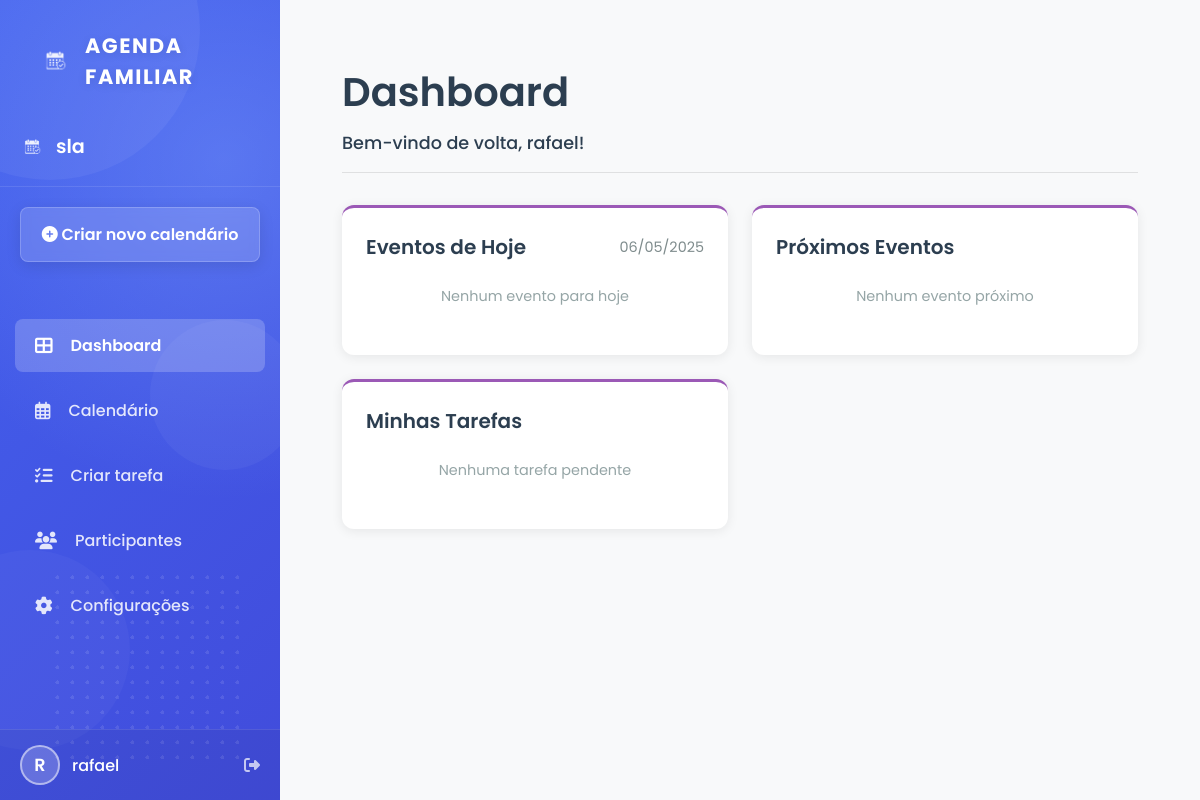
Before: /dashboard (signed in) with the older database file.
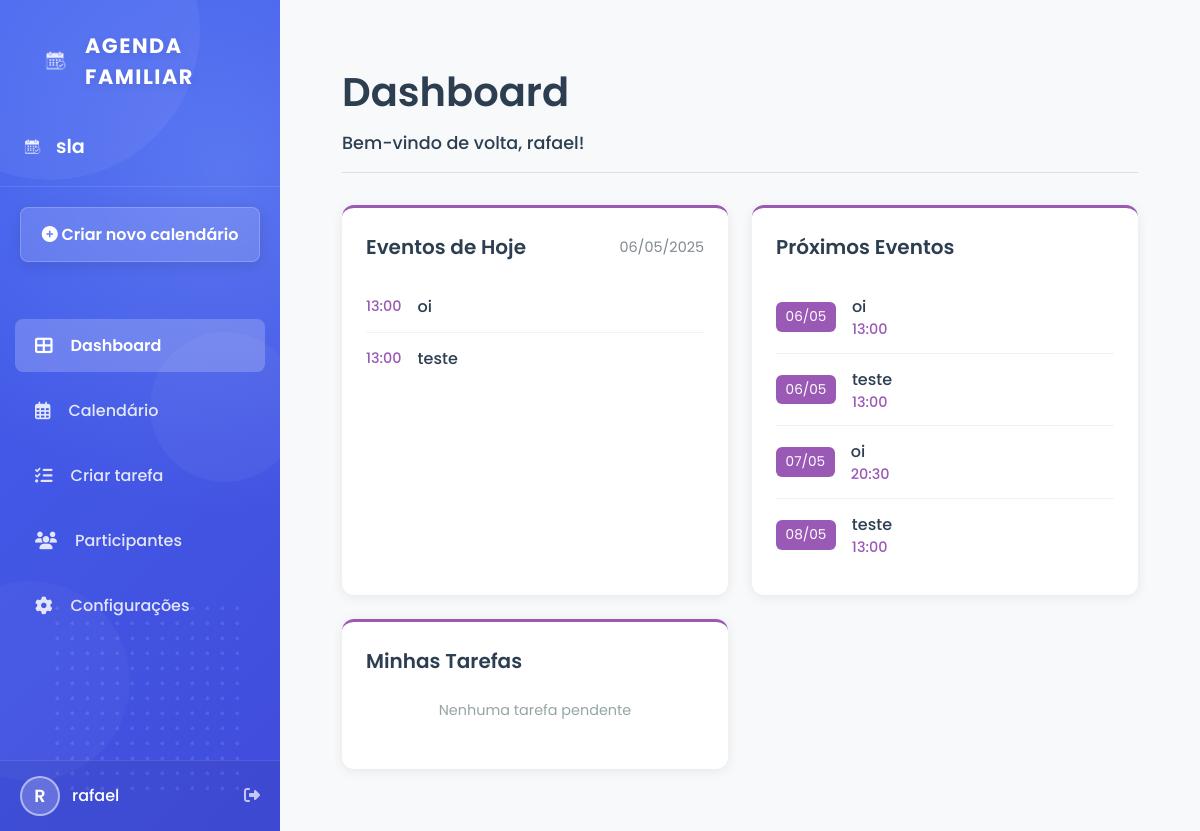
After: the same page with the newer database file.
### backend/models/models.py (models this page shows, shortened)
class Family(db.Model):
    id = db.Column(db.Integer, primary_key=True)
    name = db.Column(db.String(100), nullable=False)
    created_at = db.Column(db.DateTime, nullable=False, default=datetime.utcnow)
    admin_id = db.Column(db.Integer, db.ForeignKey('user.id'), nullable=False)
    members = db.relationship('User', backref='family', lazy=True, foreign_keys=[User.family_id])
    events = db.relationship('Event', backref='family', lazy=True)
    messages = db.relationship('Message', backref='family', lazy=True)
    admins = db.relationship('User', secondary=family_admins, backref='admin_families')

class User(db.Model, UserMixin):
    id = db.Column(db.Integer, primary_key=True)
    username = db.Column(db.String(50), nullable=False)
    email = db.Column(db.String(120), unique=True, nullable=False)
    password = db.Column(db.String(150), nullable=False)
    family_id = db.Column(db.Integer, db.ForeignKey('family.id'))
    events = db.relationship('Event', backref='creator', lazy=True)
    messages = db.relationship('Message', backref='author', lazy=True)

class Event(db.Model):
    id = db.Column(db.Integer, primary_key=True)
    title = db.Column(db.String(100), nullable=False)
    description = db.Column(db.Text, nullable=True)
    start_time = db.Column(db.DateTime, nullable=False)
    end_time = db.Column(db.DateTime, nullable=False)
    created_at = db.Column(db.DateTime, nullable=False, default=datetime.utcnow)
    user_id = db.Column(db.Integer, db.ForeignKey('user.id'), nullable=False)
    family_id = db.Column(db.Integer, db.ForeignKey('family.id'), nullable=False)

### backend/routes/routes.py (the view)
@main.route('/dashboard')
@login_required
def dashboard():
    if not current_user.family:
        flash('Você precisa pertencer a um grupo familiar para acessar o dashboard.')
        return redirect(url_for('main.calendar'))
    today = date.today()
    today_start = datetime.combine(today, datetime.min.time())
    today_end = datetime.combine(today, datetime.max.time())
    todays_events = Event.query.filter_by(family_id=current_user.family_id).filter(
        Event.start_time.between(today_start, today_end)
    ).all()
    week_end = today_start + timedelta(days=7)
    upcoming_events = Event.query.filter_by(family_id=current_user.family_id).filter(
        Event.start_time.between(today_start, week_end)
    ).order_by(Event.start_time).all()
    my_tasks = Task.query.filter_by(
        assigned_to_id=current_user.id,
        completed=False
    ).order_by(Task.due_date).all()
    family_tasks = Task.query.filter_by(
        family_id=current_user.family_id,
        completed=False
    ).filter(Task.assigned_to_id != current_user.id).order_by(Task.due_date).all()
    recent_messages = Message.query.filter_by(
        family_id=current_user.family_id
    ).order_by(Message.timestamp.desc()).limit(5).all()
    family_members = User.query.filter_by(family_id=current_user.family_id).all()
    return render_template('dashboard/dashboard.html',
                          today=today,
                          todays_events=todays_events,
                          upcoming_events=upcoming_events,
                          my_tasks=my_tasks,
                          family_tasks=family_tasks,
                          recent_messages=recent_messages,
                          family_members=family_members)

### backend/__init__.py (called while the page is built)
def create_app():
    load_dotenv()
    app = Flask(__name__,
                template_folder='../frontend/templates',
                static_folder='../frontend/static')
    app.config['SECRET_KEY'] = os.environ.get('SECRET_KEY', 'default-secret-key')
    app.config['SQLALCHEMY_DATABASE_URI'] = 'sqlite:///calendario.db'
    app.config['SQLALCHEMY_TRACK_MODIFICATIONS'] = False
    db.init_app(app)
    login_manager.init_app(app)
    csrf.init_app(app)
    with app.app_context():
        from backend.routes.routes import main
        app.register_blueprint(main)
    @app.context_processor
    def inject_now():
        return {'now': datetime.utcnow()}
    return app

### backend/models/models.py (called while the page is built)
@login_manager.user_loader
def load_user(user_id):
    return User.query.get(int(user_id))

### frontend/templates/dashboard/dashboard.html (shortened to what this page needs)
{% extends "layout/app_layout.html" %}
{% block styles %}
<link rel="stylesheet" href="{{ url_for('static', filename='css/dashboard.css') }}">
{% endblock %}
{% block content %}
<div class="dashboard-container">
    <div class="dashboard-header">
        <h1>Dashboard</h1>
        <p class="welcome-text">Bem-vindo de volta, {{ current_user.username }}!</p>
    </div>
    <div class="dashboard-grid">
        <div class="dashboard-card today-events">
            <div class="card-header">
                <h2>Eventos de Hoje</h2>
                <span class="date">{{ today.strftime('%d/%m/%Y') }}</span>
            </div>
            {% if todays_events %}
                <ul class="events-list">
                    {% for event in todays_events %}
                        <li class="event-item">
                            <span class="event-time">{{ event.start_time.strftime('%H:%M') }}</span>
                            <span class="event-title">{{ event.title }}</span>
                        </li>
                    {% endfor %}
                </ul>
            {% else %}
                <p class="empty-state">Nenhum evento para hoje</p>
            {% endif %}
        </div>
        <div class="dashboard-card upcoming-events">
            <div class="card-header">
                <h2>Próximos Eventos</h2>
            </div>
            {% if upcoming_events %}
                <ul class="events-list">
                    {% for event in upcoming_events %}
                        <li class="event-item">
                            <div class="event-date">{{ event.start_time.strftime('%d/%m') }}</div>
                            <div class="event-info">
                                <span class="event-title">{{ event.title }}</span>
                                <span class="event-time">{{ event.start_time.strftime('%H:%M') }}</span>
                            </div>
                        </li>
                    {% endfor %}
                </ul>
            {% else %}
                <p class="empty-state">Nenhum evento próximo</p>
            {% endif %}
        </div>
        <div class="dashboard-card my-tasks">
            <div class="card-header">
                <h2>Minhas Tarefas</h2>
            </div>
            {% if my_tasks %}
                <ul class="tasks-list">
                    {% for task in my_tasks %}
                        <li class="task-item">
                            <div class="task-status">
                                <input type="checkbox" {% if task.completed %}checked{% endif %}>
                            </div>
                            <div class="task-info">
                                <span class="task-title">{{ task.title }}</span>
                                {% if task.due_date %}
                                    <span class="task-due">Vence em: {{ task.due_date.strftime('%d/%m') }}</span>
                                {% endif %}
                            </div>
                        </li>
                    {% endfor %}
                </ul>
            {% else %}
                <p class="empty-state">Nenhuma tarefa pendente</p>
            {% endif %}
        </div>
    </div>
</div>
{% endblock %}

### frontend/templates/layout/app_layout.html (shortened to what this page needs)
<!DOCTYPE html>
<html lang="pt-br">
<head>
    <link rel="stylesheet" href="{{ url_for('static', filename='css/app_styles.css') }}">
    <link rel="stylesheet" href="https://cdnjs.cloudflare.com/ajax/libs/font-awesome/6.4.0/css/all.min.css">
    {% block styles %}{% endblock %}
</head>
<body>
    <div class="app-container">
        <div class="sidebar">
            <div class="circle-decoration circle-1"></div>
            <div class="circle-decoration circle-2"></div>
            <div class="circle-decoration circle-3"></div>
            <div class="dot-pattern"></div>
            <div class="header-logo">
                <img src="{{ url_for('static', filename='images/calendario.png') }}" alt="Calendário" class="logo-image">
                <div class="logo-text">AGENDA FAMILIAR</div>
            </div>
            <div class="calendar-selector">
                <img src="{{ url_for('static', filename='images/calendario.png') }}" alt="Calendário" width="24" height="24">
                {% if current_user.family %}
                    <span>{{ current_user.family.name }}</span>
                {% else %}
                    <span>Nenhum calendário</span>
                {% endif %}
            </div>
            <a href="{{ url_for('main.create_family') }}" class="new-calendar-btn">
                <i class="fas fa-plus-circle"></i> Criar novo calendário
            </a>
            {% if current_user.family %}
                <nav class="nav-menu">
                    <a href="{{ url_for('main.dashboard') }}" class="nav-item {% if request.endpoint == 'main.dashboard' %}active{% endif %}">
                        <i class="fas fa-th-large"></i> Dashboard
                    </a>
                    <a href="{{ url_for('main.calendar') }}" class="nav-item {% if request.endpoint == 'main.calendar' %}active{% endif %}">
                        <i class="far fa-calendar-alt"></i> Calendário
                    </a>
                    <a href="{{ url_for('main.tasks') }}" class="nav-item {% if request.endpoint == 'main.tasks' %}active{% endif %}">
                        <i class="fas fa-tasks"></i> Criar tarefa
                    </a>
                    <a href="{{ url_for('main.family_members') }}" class="nav-item {% if request.endpoint == 'main.family_members' %}active{% endif %}">
                        <i class="fas fa-users"></i> Participantes
                    </a>
                    {% if current_user in current_user.family.admins %}
                        <a href="{{ url_for('main.settings') }}" class="nav-item {% if request.endpoint == 'main.settings' %}active{% endif %}">
                            <i class="fas fa-cog"></i> Configurações
                        </a>
                    {% endif %}
                </nav>
            {% endif %}
            <div class="user-profile">
                <div class="avatar">
                    {{ current_user.username|first|upper }}
                </div>
                <span>{{ current_user.username }}</span>
                <a href="{{ url_for('main.logout') }}" style="margin-left: auto;">
                    <i class="fas fa-sign-out-alt"></i>
                </a>
            </div>
        </div>
        <div class="main-content">
            {% block content %}{% endblock %}
        </div>
    </div>
</body>
</html>

### frontend/static/css/app_styles.css (style rules this page uses)
* { box-sizing: border-box; transition: all 0.2s ease; margin: 0; padding: 0; }
body, html { font-family: 'Poppins', sans-serif; background-color: #f8f9fa; height: 100%; margin: 0; padding: 0; color: #444; }
.app-container { display: flex; min-height: 100vh; box-shadow: 0 10px 40px -10px rgba(0, 0, 0, 0.15); overflow: hidden; }
.sidebar { width: 280px; background: linear-gradient(135deg, #4361ee 0%, #3f37c9 100%); color: white; display: flex; flex-direction: column; padding: 0; position: relative; overflow: hidden; animation: gradientAnimation 15s ease infinite; background-size: 200% 200%; z-index: 10; }
.sidebar::before { content: ''; position: absolute; top: 0; left: 0; width: 100%; height: 100%; background: radial-gradient(circle at 80% 20%, rgba(126, 163, 255, 0.4) 0%, rgba(67, 97, 238, 0) 50%); z-index: 0; }
.calendar-selector { display: flex; align-items: center; padding: 25px 20px; font-weight: 600; font-size: 1.2rem; border-bottom: 1px solid rgba(255, 255, 255, 0.1); position: relative; z-index: 2; }
.calendar-selector img { margin-right: 12px; filter: brightness(0) invert(1); opacity: 0.9; }
.new-calendar-btn { margin: 20px; padding: 14px; background-color: rgba(255, 255, 255, 0.15); color: white; border: 1px solid rgba(255, 255, 255, 0.2); border-radius: 8px; text-align: center; text-decoration: none; font-weight: 600; cursor: pointer; backdrop-filter: blur(5px); -webkit-backdrop-filter: blur(5px); box-shadow: 0 4px 15px rgba(0, 0, 0, 0.1); position: relative; z-index: 2; transition: all 0.3s ease; }
.nav-menu { margin-top: 25px; position: relative; z-index: 2; }
.nav-item { display: flex; align-items: center; padding: 14px 20px; margin: 12px 15px; border-radius: 8px; color: rgba(255, 255, 255, 0.85); text-decoration: none; transition: all 0.3s ease; font-weight: 500; }
.nav-item.active { background-color: rgba(255, 255, 255, 0.2); color: white; font-weight: 600; }
.nav-item i { margin-right: 18px; font-size: 1.1rem; }
.user-profile { margin-top: auto; padding: 15px 20px; display: flex; align-items: center; border-top: 1px solid rgba(255, 255, 255, 0.1); background-color: rgba(0, 0, 0, 0.05); position: relative; z-index: 2; }
.avatar { width: 40px; height: 40px; border-radius: 50%; background-color: rgba(255, 255, 255, 0.2); border: 2px solid rgba(255, 255, 255, 0.5); color: white; display: flex; align-items: center; justify-content: center; font-weight: 600; font-size: 1.1rem; margin-right: 12px; }
.user-profile span { font-weight: 500; white-space: nowrap; overflow: hidden; text-overflow: ellipsis; }
.user-profile a { margin-left: auto; color: rgba(255, 255, 255, 0.7); transition: all 0.3s ease; }
.circle-decoration { position: absolute; border-radius: 50%; z-index: 0; transition: all 0.5s ease; }
.circle-1 { width: 300px; height: 300px; background-color: rgba(255, 255, 255, 0.05); top: -120px; left: -100px; animation: pulse 8s infinite alternate; }
.circle-2 { width: 200px; height: 200px; background-color: rgba(255, 255, 255, 0.03); bottom: 50px; left: -70px; animation: pulse 12s infinite alternate-reverse; }
.circle-3 { width: 150px; height: 150px; background-color: rgba(255, 255, 255, 0.04); top: 40%; right: -20px; animation: pulse 7s infinite alternate; }
.dot-pattern { position: absolute; bottom: 30px; right: 30px; width: 200px; height: 200px; background-image: radial-gradient(#ffffff33 2px, transparent 2px); background-size: 15px 15px; z-index: 1; border-radius: 20px; opacity: 0.5; }
.main-content { flex: 1; background-color: #f8f9fa; padding: 30px; overflow-y: auto; position: relative; }
.header-logo { display: flex; align-items: center; padding: 30px 40px 15px; position: relative; z-index: 2; }
.logo-image { height: 30px; margin-right: 15px; filter: brightness(0) invert(1); opacity: 0.9; }
.logo-text { color: white; font-weight: 700; font-size: 1.3rem; letter-spacing: 1.5px; text-shadow: 0 2px 10px rgba(0, 0, 0, 0.1); }

Changed rows visible on the page:
added Event: start_time "13:00", title "oi", start_time "06/05"
added Event: start_time "13:00", title "teste", start_time "06/05"
added Event: start_time "07/05", title "oi", start_time "20:30", shown under "Próximos Eventos"
added Event: start_time "08/05", title "teste", start_time "13:00", shown under "Próximos Eventos"
Other visible differences:
text no longer shown: "Nenhum evento para hoje Nenhum evento próximo"
